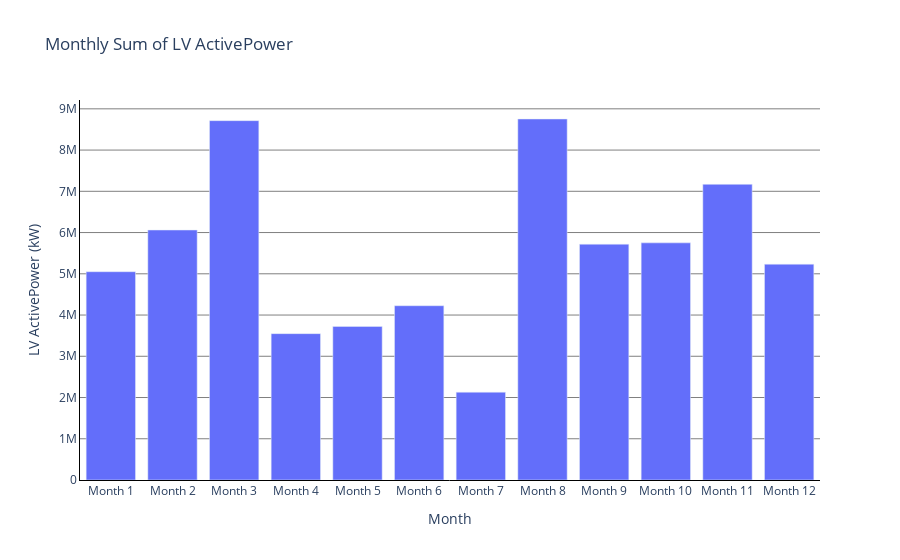

The notebook cell this image was saved under:
### Markdown cell above
## Slide02_YearlyChangeInProduction

### Code cell
# Extract month from the 'Date/Time'
if 'Month' not in df:
    df['Month'] = df['Date/Time'].dt.month

# Group by month and calculate mean of 'LV ActivePower'
monthly_data = df.groupby('Month')['LV ActivePower'].sum()

# Create a bar chart
fig = go.Figure([go.Bar(x=[f'Month {m}' for m in monthly_data.index], y=monthly_data.values)])

# Update layout
fig.update_layout(
    title='Monthly Sum of LV ActivePower',
    xaxis_title='Month',
    yaxis_title='LV ActivePower (kW)',
    plot_bgcolor='white',
    xaxis=dict(showline=True, showgrid=False, linecolor='black'),
    yaxis=dict(showline=True, showgrid=True, gridcolor='gray', linecolor='black')
)

# Show plot
fig.show()

### Figure 1 — Plotly figure (JSON) as saved in the notebook; plotly's stock layout.template omitted (floating-point values rounded to 4 significant figures)
{"data": [{"type": "bar", "x": ["Month 1", "Month 2", "Month 3", "Month 4", "Month 5", "Month 6", "Month 7", "Month 8", "Month 9", "Month 10", "Month 11", "Month 12"], "y": [5050000.0, 6062000.0, 8714000.0, 3549000.0, 3724000.0, 4226000.0, 2129000.0, 8753000.0, 5718000.0, 5750000.0, 7169000.0, 5233000.0]}], "layout": {"plot_bgcolor": "white", "title": {"text": "Monthly Sum of LV ActivePower"}, "xaxis": {"linecolor": "black", "showgrid": false, "showline": true, "title": {"text": "Month"}}, "yaxis": {"gridcolor": "gray", "linecolor": "black", "showgrid": true, "showline": true, "title": {"text": "LV ActivePower (kW)"}}}}
